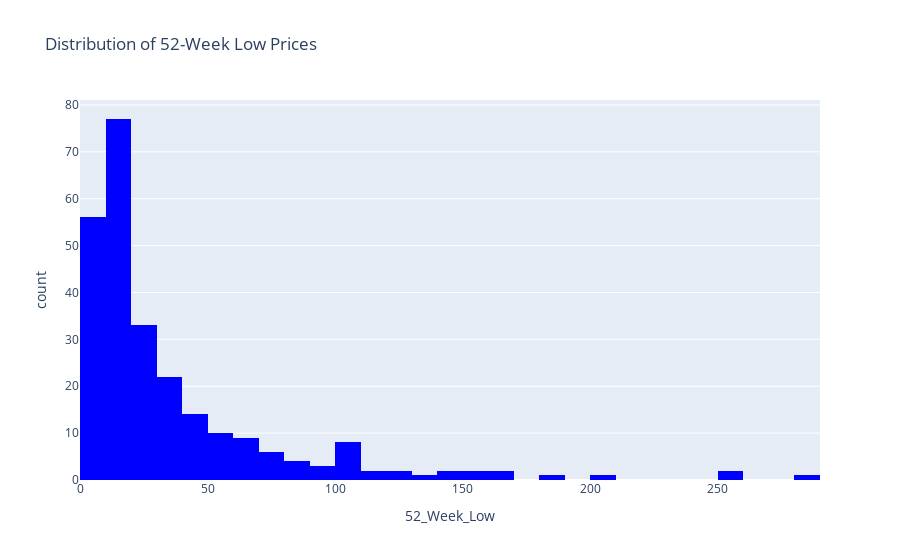
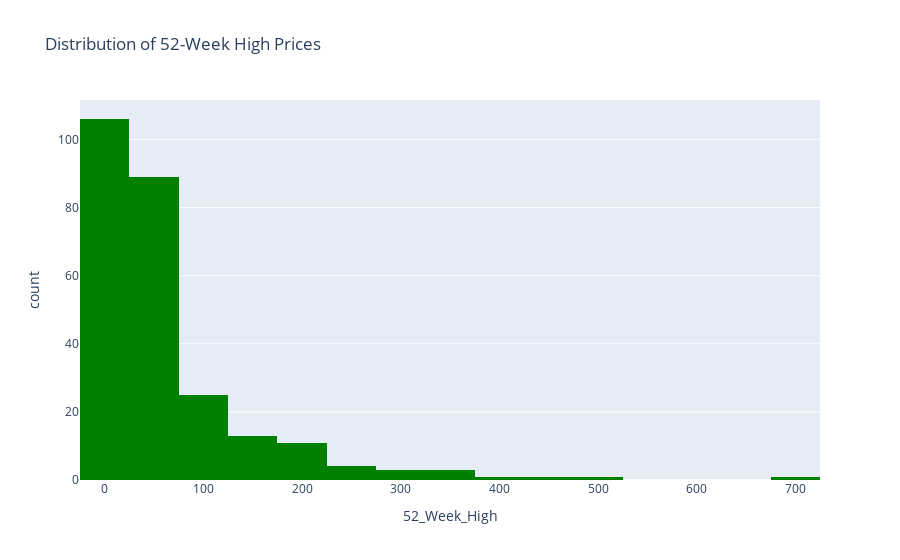

Write notebook code for charts like these, in order.
### Code cell
fig_low = px.histogram(
    data,
    x='52_Week_Low',
    nbins=30,
    title='Distribution of 52-Week Low Prices',
    color_discrete_sequence=['blue']
)
fig_low.show()
fig_high = px.histogram(
    data,
    x='52_Week_High',
    nbins=30,
    title='Distribution of 52-Week High Prices',
    color_discrete_sequence=['green']
)
fig_high.show()

### Figure 1 — Plotly figure (JSON) as saved in the notebook; plotly's stock layout.template omitted (floating-point values rounded to 4 significant figures; data arrays with more than 128 entries replaced by an {"elided": "..."} marker saying what was removed)
{"data": [{"alignmentgroup": "True", "bingroup": "x", "hovertemplate": "52_Week_Low=%{x}<br>count=%{y}<extra></extra>", "legendgroup": "", "marker": {"color": "blue", "pattern": {"shape": ""}}, "name": "", "nbinsx": 30, "offsetgroup": "", "orientation": "v", "showlegend": false, "type": "histogram", "x": {"elided": "258 float values"}, "xaxis": "x", "yaxis": "y"}], "layout": {"barmode": "relative", "legend": {"tracegroupgap": 0}, "title": {"text": "Distribution of 52-Week Low Prices"}, "xaxis": {"anchor": "y", "domain": [0, 1], "title": {"text": "52_Week_Low"}}, "yaxis": {"anchor": "x", "domain": [0, 1], "title": {"text": "count"}}}}

### Figure 2 — Plotly figure (JSON) as saved in the notebook; plotly's stock layout.template omitted (floating-point values rounded to 4 significant figures; data arrays with more than 128 entries replaced by an {"elided": "..."} marker saying what was removed)
{"data": [{"alignmentgroup": "True", "bingroup": "x", "hovertemplate": "52_Week_High=%{x}<br>count=%{y}<extra></extra>", "legendgroup": "", "marker": {"color": "green", "pattern": {"shape": ""}}, "name": "", "nbinsx": 30, "offsetgroup": "", "orientation": "v", "showlegend": false, "type": "histogram", "x": {"elided": "258 float values"}, "xaxis": "x", "yaxis": "y"}], "layout": {"barmode": "relative", "legend": {"tracegroupgap": 0}, "title": {"text": "Distribution of 52-Week High Prices"}, "xaxis": {"anchor": "y", "domain": [0, 1], "title": {"text": "52_Week_High"}}, "yaxis": {"anchor": "x", "domain": [0, 1], "title": {"text": "count"}}}}
